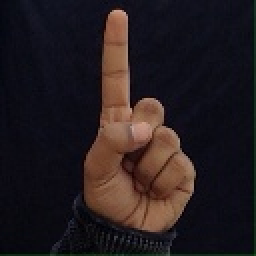
#> input picture data/1/1180.jpg, 128 x 128 px, found by its file name (shown 2 times larger); its folder holds only this picture in this run
$ jupyter execute --allow-errors img_preprocess.ipynb   (shell and % lines are left out)
#> lines starting #> are read from the running program, lines starting #| are printed output that depends on the picture; after the words box and inside, x2 and y2 are one past the last pixel; in counts of white or black regions, pixels touching at a corner belong together
[cell 1]
#Importing the required libraries

import os
import numpy as np
import matplotlib.pyplot as plt
import matplotlib.image as mpimg
import cv2
import imageio
import imageio.v2 as imageio

[cell 2]
# Set path to dataset images

image_path='C:/Users/Sandeep Roy/Desktop/data2/data/'

[cell 3]
# Load folder into array-image_files and return the array

def loadImages(path,label):
  image_files=sorted([os.path.join(path,label,file)
   for file in os.listdir(path+str('/')+label) if file.endswith('.jpg')
  ])
  return image_files

[cell 4]
# Function to display images

def display(img,title="Original"):
    plt.imshow(img,cmap='gray'),plt.title(title)
    plt.show()

[cell 5]
# Preprocessing all the images to extract ROI i.e. hands

def preprocess_images(data,label):
#> called with label = '1'
    count=0
    for image in data:

        #reading image
        img=imageio.imread(image)
#> img is the input picture: shape (128, 128, 3); mean R, G, B 36.5, 28.2, 30.7

        #Converting image to grayscale
        gray_img=cv2.cvtColor(img,cv2.COLOR_RGB2GRAY)
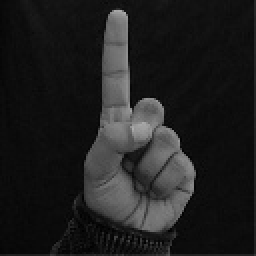
#> gray_img: shape (128, 128) (shown 2 times larger); min 0, max 172, mean 30.9

        #Converting image to HSV format
        hsv_img=cv2.cvtColor(img,cv2.COLOR_RGB2HSV)
#> hsv_img: shape (128, 128, 3); mean H, S, V 95.3, 117.8, 43.7

        #Defining boundary level for skin color in HSV
        skin_color_lower= np.array([0,40,30],np.uint8)
        skin_color_upper= np.array([43,255,255],np.uint8)

        #Producing mask
        skin_mask=cv2.inRange(hsv_img,skin_color_lower,skin_color_upper)
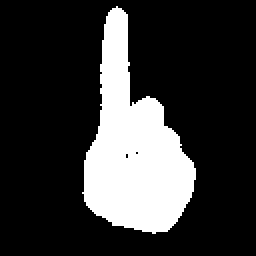
#> skin_mask: shape (128, 128) (shown 2 times larger); 21.1% white; 1 white region, box (x1, y1, x2, y2) and area: (41, 3, 98, 117) 3455

        #Removing Noise from mask
        skin_mask=cv2.medianBlur(skin_mask,5)
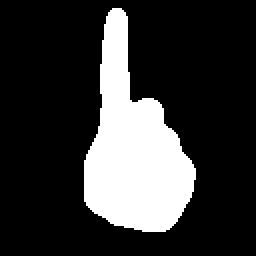
#> skin_mask: shape (128, 128) (shown 2 times larger); 21.1% white; 1 white region, box (x1, y1, x2, y2) and area: (42, 4, 98, 116) 3451
        skin_mask=cv2.addWeighted(skin_mask,0.5,skin_mask,0.5,0.0)

        #Applying Morphological operations
        kernel=np.ones((5,5),np.uint8)
        skin_mask=cv2.morphologyEx(skin_mask,cv2.MORPH_CLOSE,kernel)
#> skin_mask: shape (128, 128); 21.1% white; 1 white region, box (x1, y1, x2, y2) and area: (42, 4, 98, 116) 3454

        #Extracting hand by applying mask
        hand=cv2.bitwise_and(gray_img,gray_img,mask=skin_mask)
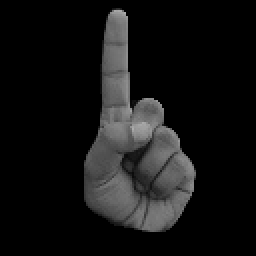
#> hand: shape (128, 128) (shown 2 times larger); min 0, max 172, mean 19.4

        #Get edges by Canny edge detection
        canny=cv2.Canny(hand,60,60)
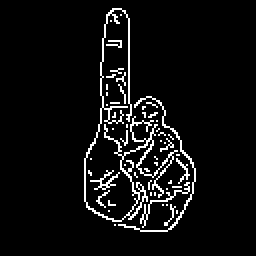
#> canny: shape (128, 128) (shown 2 times larger); 5.9% white in thin lines or dots, all inside (x1, y1, x2, y2) = (42, 4, 98, 116)
#> pass 2 of the loop `for label in signs:`:
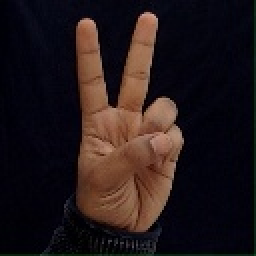
#> input picture data/2/1046.jpg, 128 x 128 px, found by its file name (shown 2 times larger)
#> in preprocess_images, img is the input picture: shape (128, 128, 3); mean R, G, B 35.1, 24.3, 25.6
#> hsv_img: shape (128, 128, 3); mean H, S, V 90.9, 185.6, 42.1
#> in preprocess_images (call 2), `skin_mask=cv2.inRange(hsv_img,skin_color_lower,skin_color_upper)`:
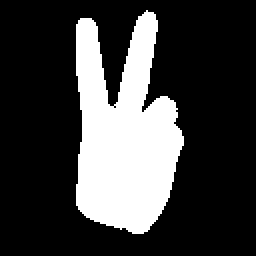
#> skin_mask: shape (128, 128) (shown 2 times larger); 24.5% white; 1 white region, box (x1, y1, x2, y2) and area: (38, 5, 92, 117) 4017
#> in preprocess_images (call 2), `canny=cv2.Canny(hand,60,60)`:
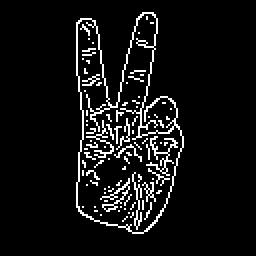
#> canny: shape (128, 128) (shown 2 times larger); 7.1% white in thin lines or dots, all inside (x1, y1, x2, y2) = (38, 6, 92, 117)

        #save preprocessed images
        path='C:/Users/Sandeep Roy/Desktop/data2/ISL Recognition/preprocessedImages/'
        final_path=path+label+str('/')+str(count)+str('.png')
        cv2.imwrite(final_path,canny)
        count+=1
